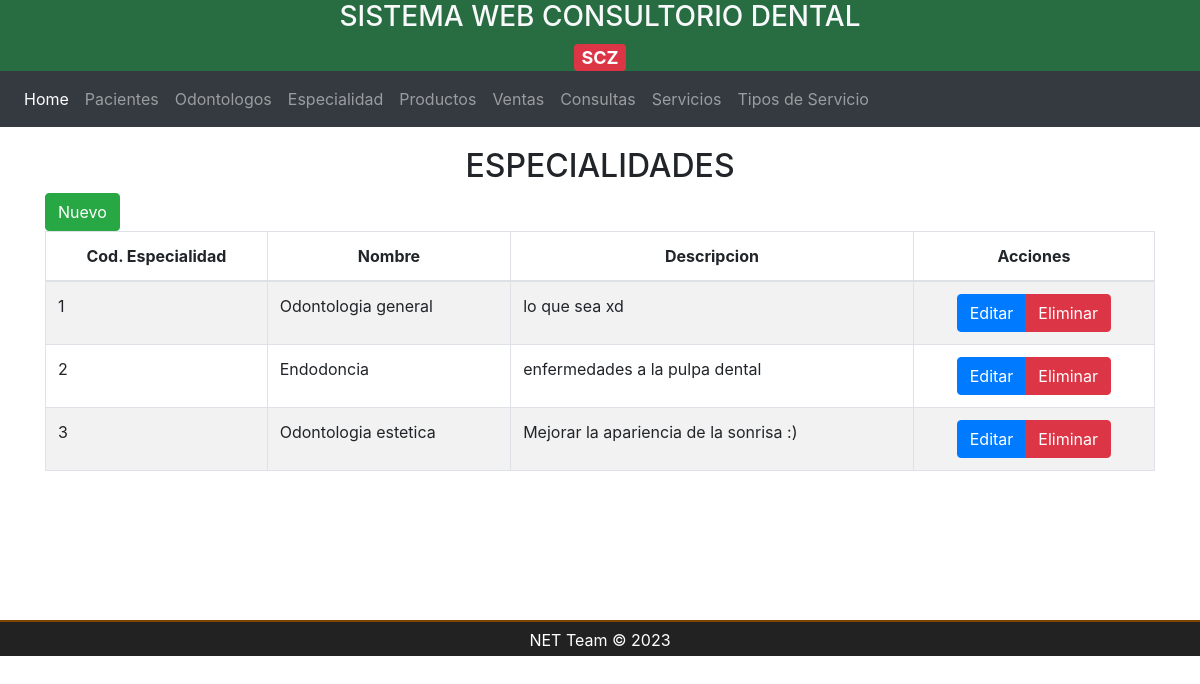
/cargo/index, run on the app's committed database.
### tables this page shows
CREATE TABLE `cargo` (
  `id` int(11) NOT NULL,
  `nombre` varchar(100) NOT NULL,
  `descripcion` varchar(100) NOT NULL
);

### vista/VCargo.php (called while the page is built)
<?php
class VCargo{
    private $MCargo;
    public function __construct(){
        $this->MCargo = new MCargo();
    }
    public function index(){
        $cargos = $this->MCargo->index();
        require_once BASE_PATH . "public/views/layout/nav.php";
        require_once BASE_PATH . "public/views/cargo/index.php";
    }
}

### controlador/CargoController.php (called while the page is built, shortened)
<?php
require_once BASE_PATH . "modelo/MCargo.php";
require_once BASE_PATH . "vista/VCargo.php";
class CargoController{
    private $VCargo;
    public function __construct(){
        $this->VCargo = new VCargo();
    }
    public function index(){
        $this->VCargo->index();
    }
}

### modelo/MCargo.php (called while the page is built, shortened)
<?php
class MCargo{
    private $db;
    public function __construct(){
        $this->db = new Connection();
    }
    public function index(){
        $database = $this->db->connect();
        $sql = "SELECT * FROM cargo";
        $query=$database->prepare($sql);
        $query->execute();
        if ($query)
            $result = $query;
        else $resutl = false;
        return $result;
    }
}

### public/views/cargo/index.php (the view, shortened to what this page needs)
<div class="container title">
    <h2>
        <span>ESPECIALIDADES</span>
    </h2>
</div>
<div class="container">
    <div class="row">
        <div class="col-lg-12">
            <button type="button" class="btn btn-success" data-toggle="modal" data-target="#modalCreate">Nuevo</button>
        </div>
    </div>
</div>
<div class="container">
    <div class="row">
        <div class="col-lg-12">
            <div class="table-responsive">
                <table id="tablaDatos" class="table table-striped table-bordered table-condensed" style="width:100%">
                    <thead class="text-center">
                        <tr>
                            <th>Cod. Especialidad</th>
                            <th>Nombre</th>
                            <th>Descripcion</th>
                            <th>Acciones</th>
                        </tr>
                    </thead>
                    <tbody id="list-data">
                        <?php while($cargo = $cargos->fetch((PDO::FETCH_OBJ))):?>
                        <tr>
                            <td><?= $cargo->id ?></td>
                            <td><?= $cargo->nombre ?></td>
                            <td><?= $cargo->descripcion ?></td>
                            <td>
                                <div class='text-center'>
                                    <div class='btn-group'>
                                        <button type='button' class='btn btn-primary' data-toggle='modal' data-target='#modalEdit' id='btnEdit-cargo'>Editar</button>
                                        <button type='button' class='btn btn-danger' data-toggle='modal' data-target='#modalDelete' id='btnDelete-cargo'>Eliminar</button>
                                    </div>
                                </div>
                            </td>
                        </tr>
                        <?php endwhile;?>
                    </tbody>
                </table>
            </div>
        </div>
    </div>
</div>

### public/css/style.css (style rules this page uses)
body { height: auto; }
.container.title h2 { text-align: center; }

### data on the page
cargo: id "1", nombre "Odontologia general", descripcion "lo que sea xd"
cargo: id "2", nombre "Endodoncia", descripcion "enfermedades a la pulpa dental"
cargo: id "3", nombre "Odontologia estetica", descripcion "Mejorar la apariencia de la sonrisa :)"
